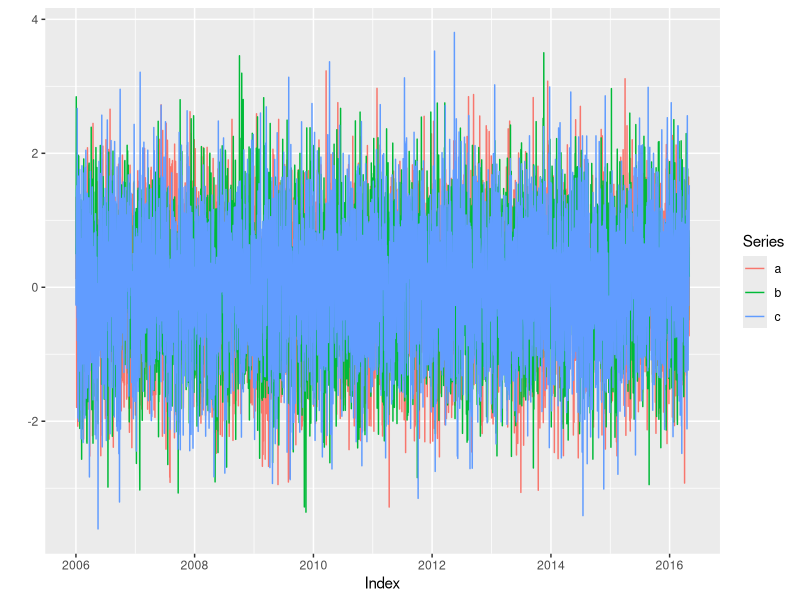
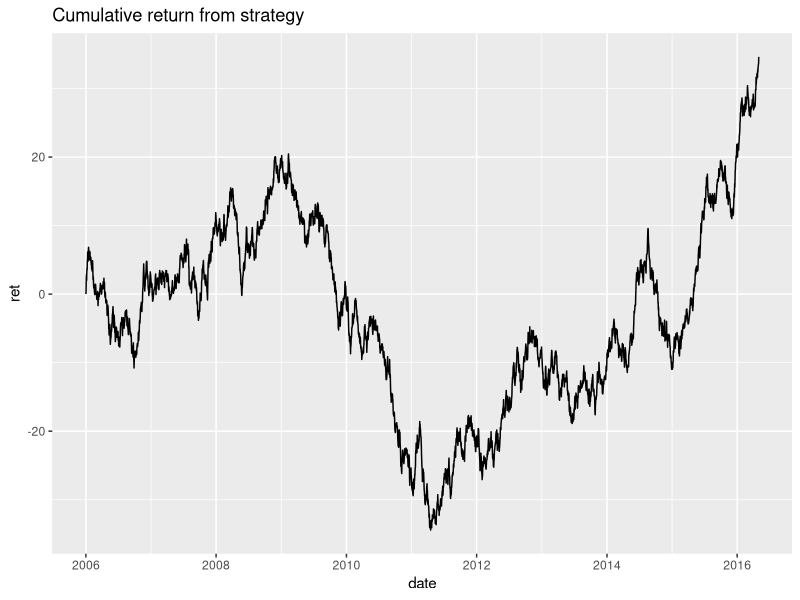

Generate these figures, in order, with R:
# Trading function for sequential invest

library(xts)
library(ggplot2)

#temp random data as standby for Oz data
dates <- seq(as.Date("2006/1/1"),as.Date("2016/5/1"),by="day")
n <- length(dates)
#randomize return simulation
StockPrices <- xts(cbind(a=rnorm(n),b=rnorm(n),c=rnorm(n)),dates)
autoplot(StockPrices,facets=NULL)

nstocks <- dim(StockPrices)[2]
#randomize stock allocation
xvec <- matrix(runif(n*nstocks),ncol=nstocks)
#make sure it adds up to 1
xvec <- xvec/rowSums(xvec)
#end of temp

TradeReturn <- rowSums(xvec*StockPrices)
CumTradeReturn <- cumsum(TradeReturn)
SDTradeReturn <- sd(TradeReturn)
SharpeTradeReturn <- CumTradeReturn[n]/SDTradeReturn
ggplot(data.frame(date=dates,ret=CumTradeReturn))+geom_line(aes(x=date,y=ret))+
  ggtitle("Cumulative return from strategy")
print(sprintf("Total Profit %.1f NIS with volatility of %.1f and Sharpe %.1f",
              CumTradeReturn[n],SDTradeReturn,SharpeTradeReturn))
